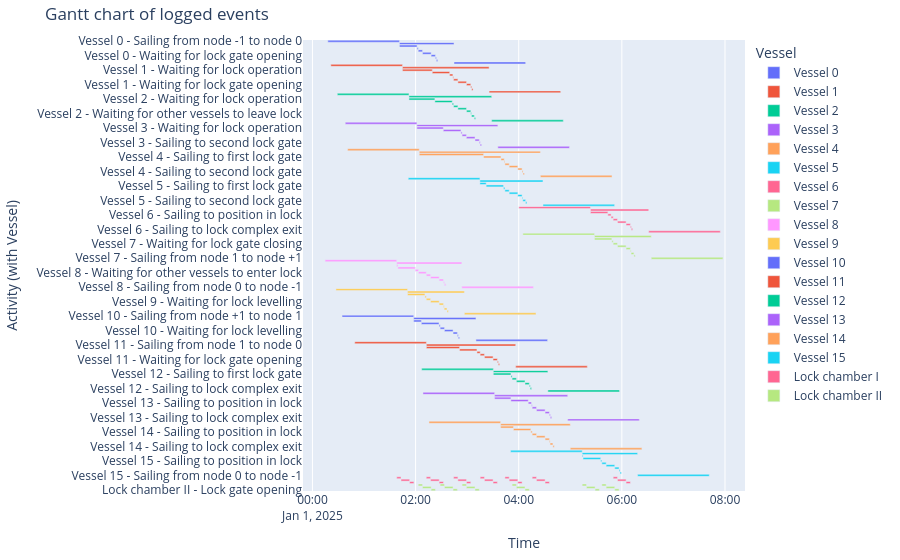

The notebook cell this image was saved under:
### Markdown cell above
##### Gantt chart of event table
We can create a gantt chart of all the objects:

### Code cell
df_eventtable = logbook2eventtable([*vessels, lock_chamber_I, lock_chamber_II])
fig = generate_vessel_gantt_chart(df_eventtable)

### Figure 1 — Plotly figure (JSON) as saved in the notebook; plotly's stock layout.template omitted (floating-point values rounded to 4 significant figures)
{"data": [{"base": ["2025-01-01T00:17:55.000000", "2025-01-01T01:41:15.000000", "2025-01-01T01:41:15.000000", "2025-01-01T02:01:46.000000", "2025-01-01T02:03:06.000000", "2025-01-01T02:08:06.000000", "2025-01-01T02:18:06.000000", "2025-01-01T02:23:06.000000", "2025-01-01T02:24:12.000000", "2025-01-01T02:44:43.000000"], "hovertemplate": "object name=Vessel 0<br>start time=%{base}<br>stop time=%{x}<br>activity label=%{y}<extra></extra>", "legendgroup": "Vessel 0", "marker": {"color": "#636efa", "pattern": {"shape": ""}}, "name": "Vessel 0", "orientation": "h", "showlegend": true, "textposition": "auto", "type": "bar", "x": [5000000, 3808000, 1231000, 80000, 300000, 600000, 300000, 66000, 92000, 5000000], "xaxis": "x", "y": ["Vessel 0 - Sailing from node -1 to node 0", "Vessel 0 - Sailing from node 0 to node 1", "Vessel 0 - Sailing to first lock gate", "Vessel 0 - Sailing to position in lock", "Vessel 0 - Waiting for lock gate closing", "Vessel 0 - Waiting for lock levelling", "Vessel 0 - Waiting for lock gate opening", "Vessel 0 - Sailing to second lock gate", "Vessel 0 - Sailing to lock complex exit", "Vessel 0 - Sailing from node 1 to node +1"], "yaxis": "y"}, {"base": ["2025-01-01T00:21:25.000000", "2025-01-01T01:44:45.000000", "2025-01-01T01:44:45.000000", "2025-01-01T02:19:27.000000", "2025-01-01T02:39:39.000000", "2025-01-01T02:43:25.000000", "2025-01-01T02:44:14.000000", "2025-01-01T02:49:14.000000", "2025-01-01T02:59:14.000000", "2025-01-01T03:04:14.000000", "2025-01-01T03:05:19.000000", "2025-01-01T03:25:32.000000"], "hovertemplate": "object name=Vessel 1<br>start time=%{base}<br>stop time=%{x}<br>activity label=%{y}<extra></extra>", "legendgroup": "Vessel 1", "marker": {"color": "#EF553B", "pattern": {"shape": ""}}, "name": "Vessel 1", "orientation": "h", "showlegend": true, "textposition": "auto", "type": "bar", "x": [5000000, 6047000, 2082000, 1212000, 226000, 49000, 300000, 600000, 300000, 65000, 93000, 5000000], "xaxis": "x", "y": ["Vessel 1 - Sailing from node -1 to node 0", "Vessel 1 - Sailing from node 0 to node 1", "Vessel 1 - Waiting for lock operation", "Vessel 1 - Sailing to first lock gate", "Vessel 1 - Sailing to position in lock", "Vessel 1 - Waiting for other vessels to enter lock", "Vessel 1 - Waiting for lock gate closing", "Vessel 1 - Waiting for lock levelling", "Vessel 1 - Waiting for lock gate opening", "Vessel 1 - Sailing to second lock gate", "Vessel 1 - Sailing to lock complex exit", "Vessel 1 - Sailing from node 1 to node +1"], "yaxis": "y"}, {"base": ["2025-01-01T00:28:58.000000", "2025-01-01T01:52:18.000000", "2025-01-01T01:52:18.000000", "2025-01-01T02:22:27.000000", "2025-01-01T02:42:39.000000", "2025-01-01T02:44:14.000000", "2025-01-01T02:49:14.000000", "2025-01-01T02:59:14.000000", "2025-01-01T03:04:14.000000", "2025-01-01T03:05:03.000000", "2025-01-01T03:08:19.000000", "2025-01-01T03:28:32.000000"], "hovertemplate": "object name=Vessel 2<br>start time=%{base}<br>stop time=%{x}<br>activity label=%{y}<extra></extra>", "legendgroup": "Vessel 2", "marker": {"color": "#00cc96", "pattern": {"shape": ""}}, "name": "Vessel 2", "orientation": "h", "showlegend": true, "textposition": "auto", "type": "bar", "x": [5000000, 5774000, 1809000, 1212000, 95000, 300000, 600000, 300000, 49000, 196000, 93000, 5000000], "xaxis": "x", "y": ["Vessel 2 - Sailing from node -1 to node 0", "Vessel 2 - Sailing from node 0 to node 1", "Vessel 2 - Waiting for lock operation", "Vessel 2 - Sailing to first lock gate", "Vessel 2 - Sailing to position in lock", "Vessel 2 - Waiting for lock gate closing", "Vessel 2 - Waiting for lock levelling", "Vessel 2 - Waiting for lock gate opening", "Vessel 2 - Waiting for other vessels to leave lock", "Vessel 2 - Sailing to second lock gate", "Vessel 2 - Sailing to lock complex exit", "Vessel 2 - Sailing from node 1 to node +1"], "yaxis": "y"}, {"base": ["2025-01-01T00:38:13.000000", "2025-01-01T02:01:33.000000", "2025-01-01T02:01:33.000000", "2025-01-01T02:32:16.000000", "2025-01-01T02:52:47.000000", "2025-01-01T02:54:08.000000", "2025-01-01T02:59:08.000000", "2025-01-01T03:09:08.000000", "2025-01-01T03:14:08.000000", "2025-01-01T03:15:13.000000", "2025-01-01T03:35:44.000000"], "hovertemplate": "object name=Vessel 3<br>start time=%{base}<br>stop time=%{x}<br>activity label=%{y}<extra></extra>", "legendgroup": "Vessel 3", "marker": {"color": "#ab63fa", "pattern": {"shape": ""}}, "name": "Vessel 3", "orientation": "h", "showlegend": true, "textposition": "auto", "type": "bar", "x": [5000000, 5651000, 1843000, 1231000, 81000, 300000, 600000, 300000, 65000, 93000, 5000000], "xaxis": "x", "y": ["Vessel 3 - Sailing from node -1 to node 0", "Vessel 3 - Sailing from node 0 to node 1", "Vessel 3 - Waiting for lock operation", "Vessel 3 - Sailing to first lock gate", "Vessel 3 - Sailing to position in lock", "Vessel 3 - Waiting for lock gate closing", "Vessel 3 - Waiting for lock levelling", "Vessel 3 - Waiting for lock gate opening", "Vessel 3 - Sailing to second lock gate", "Vessel 3 - Sailing to lock complex exit", "Vessel 3 - Sailing from node 1 to node +1"], "yaxis": "y"}, {"base": ["2025-01-01T00:40:58.000000", "2025-01-01T02:04:18.000000", "2025-01-01T02:04:18.000000", "2025-01-01T03:19:08.000000", "2025-01-01T03:39:21.000000", "2025-01-01T03:43:07.000000", "2025-01-01T03:43:56.000000", "2025-01-01T03:48:56.000000", "2025-01-01T03:58:56.000000", "2025-01-01T04:03:56.000000", "2025-01-01T04:05:01.000000", "2025-01-01T04:25:14.000000"], "hovertemplate": "object name=Vessel 4<br>start time=%{base}<br>stop time=%{x}<br>activity label=%{y}<extra></extra>", "legendgroup": "Vessel 4", "marker": {"color": "#FFA15A", "pattern": {"shape": ""}}, "name": "Vessel 4", "orientation": "h", "showlegend": true, "textposition": "auto", "type": "bar", "x": [5000000, 8456000, 4490000, 1213000, 226000, 49000, 300000, 600000, 300000, 65000, 93000, 5000000], "xaxis": "x", "y": ["Vessel 4 - Sailing from node -1 to node 0", "Vessel 4 - Sailing from node 0 to node 1", "Vessel 4 - Waiting for lock operation", "Vessel 4 - Sailing to first lock gate", "Vessel 4 - Sailing to position in lock", "Vessel 4 - Waiting for other vessels to enter lock", "Vessel 4 - Waiting for lock gate closing", "Vessel 4 - Waiting for lock levelling", "Vessel 4 - Waiting for lock gate opening", "Vessel 4 - Sailing to second lock gate", "Vessel 4 - Sailing to lock complex exit", "Vessel 4 - Sailing from node 1 to node +1"], "yaxis": "y"}, {"base": ["2025-01-01T01:51:31.000000", "2025-01-01T03:14:51.000000", "2025-01-01T03:14:51.000000", "2025-01-01T03:22:08.000000", "2025-01-01T03:42:21.000000", "2025-01-01T03:43:56.000000", "2025-01-01T03:48:56.000000", "2025-01-01T03:58:56.000000", "2025-01-01T04:03:56.000000", "2025-01-01T04:04:45.000000", "2025-01-01T04:08:01.000000", "2025-01-01T04:28:14.000000"], "hovertemplate": "object name=Vessel 5<br>start time=%{base}<br>stop time=%{x}<br>activity label=%{y}<extra></extra>", "legendgroup": "Vessel 5", "marker": {"color": "#19d3f3", "pattern": {"shape": ""}}, "name": "Vessel 5", "orientation": "h", "showlegend": true, "textposition": "auto", "type": "bar", "x": [5000000, 4403000, 437000, 1213000, 95000, 300000, 600000, 300000, 49000, 196000, 93000, 5000000], "xaxis": "x", "y": ["Vessel 5 - Sailing from node -1 to node 0", "Vessel 5 - Sailing from node 0 to node 1", "Vessel 5 - Waiting for lock operation", "Vessel 5 - Sailing to first lock gate", "Vessel 5 - Sailing to position in lock", "Vessel 5 - Waiting for lock gate closing", "Vessel 5 - Waiting for lock levelling", "Vessel 5 - Waiting for lock gate opening", "Vessel 5 - Waiting for other vessels to leave lock", "Vessel 5 - Sailing to second lock gate", "Vessel 5 - Sailing to lock complex exit", "Vessel 5 - Sailing from node 1 to node +1"], "yaxis": "y"}, {"base": ["2025-01-01T04:00:10.000000", "2025-01-01T05:23:30.000000", "2025-01-01T05:23:30.000000", "2025-01-01T05:43:43.000000", "2025-01-01T05:47:29.000000", "2025-01-01T05:49:56.000000", "2025-01-01T05:54:56.000000", "2025-01-01T06:04:56.000000", "2025-01-01T06:09:56.000000", "2025-01-01T06:11:01.000000", "2025-01-01T06:31:14.000000"], "hovertemplate": "object name=Vessel 6<br>start time=%{base}<br>stop time=%{x}<br>activity label=%{y}<extra></extra>", "legendgroup": "Vessel 6", "marker": {"color": "#FF6692", "pattern": {"shape": ""}}, "name": "Vessel 6", "orientation": "h", "showlegend": true, "textposition": "auto", "type": "bar", "x": [5000000, 4064000, 1213000, 226000, 147000, 300000, 600000, 300000, 65000, 93000, 5000000], "xaxis": "x", "y": ["Vessel 6 - Sailing from node -1 to node 0", "Vessel 6 - Sailing from node 0 to node 1", "Vessel 6 - Sailing to first lock gate", "Vessel 6 - Sailing to position in lock", "Vessel 6 - Waiting for other vessels to enter lock", "Vessel 6 - Waiting for lock gate closing", "Vessel 6 - Waiting for lock levelling", "Vessel 6 - Waiting for lock gate opening", "Vessel 6 - Sailing to second lock gate", "Vessel 6 - Sailing to lock complex exit", "Vessel 6 - Sailing from node 1 to node +1"], "yaxis": "y"}, {"base": ["2025-01-01T04:04:49.000000", "2025-01-01T05:28:09.000000", "2025-01-01T05:28:09.000000", "2025-01-01T05:48:21.000000", "2025-01-01T05:49:56.000000", "2025-01-01T05:54:56.000000", "2025-01-01T06:04:56.000000", "2025-01-01T06:09:56.000000", "2025-01-01T06:10:45.000000", "2025-01-01T06:14:01.000000", "2025-01-01T06:34:14.000000"], "hovertemplate": "object name=Vessel 7<br>start time=%{base}<br>stop time=%{x}<br>activity label=%{y}<extra></extra>", "legendgroup": "Vessel 7", "marker": {"color": "#B6E880", "pattern": {"shape": ""}}, "name": "Vessel 7", "orientation": "h", "showlegend": true, "textposition": "auto", "type": "bar", "x": [5000000, 3965000, 1212000, 95000, 300000, 600000, 300000, 49000, 196000, 93000, 5000000], "xaxis": "x", "y": ["Vessel 7 - Sailing from node -1 to node 0", "Vessel 7 - Sailing from node 0 to node 1", "Vessel 7 - Sailing to first lock gate", "Vessel 7 - Sailing to position in lock", "Vessel 7 - Waiting for lock gate closing", "Vessel 7 - Waiting for lock levelling", "Vessel 7 - Waiting for lock gate opening", "Vessel 7 - Waiting for other vessels to leave lock", "Vessel 7 - Sailing to second lock gate", "Vessel 7 - Sailing to lock complex exit", "Vessel 7 - Sailing from node 1 to node +1"], "yaxis": "y"}, {"base": ["2025-01-01T00:14:44.000000", "2025-01-01T01:38:04.000000", "2025-01-01T01:38:04.000000", "2025-01-01T01:39:24.000000", "2025-01-01T01:59:37.000000", "2025-01-01T02:03:23.000000", "2025-01-01T02:12:28.000000", "2025-01-01T02:17:28.000000", "2025-01-01T02:27:28.000000", "2025-01-01T02:32:28.000000", "2025-01-01T02:33:34.000000", "2025-01-01T02:53:47.000000"], "hovertemplate": "object name=Vessel 8<br>start time=%{base}<br>stop time=%{x}<br>activity label=%{y}<extra></extra>", "legendgroup": "Vessel 8", "marker": {"color": "#FF97FF", "pattern": {"shape": ""}}, "name": "Vessel 8", "orientation": "h", "showlegend": true, "textposition": "auto", "type": "bar", "x": [5000000, 4543000, 80000, 1213000, 226000, 545000, 300000, 600000, 300000, 66000, 93000, 5000000], "xaxis": "x", "y": ["Vessel 8 - Sailing from node +1 to node 1", "Vessel 8 - Sailing from node 1 to node 0", "Vessel 8 - Waiting for lock operation", "Vessel 8 - Sailing to first lock gate", "Vessel 8 - Sailing to position in lock", "Vessel 8 - Waiting for other vessels to enter lock", "Vessel 8 - Waiting for lock gate closing", "Vessel 8 - Waiting for lock levelling", "Vessel 8 - Waiting for lock gate opening", "Vessel 8 - Sailing to second lock gate", "Vessel 8 - Sailing to lock complex exit", "Vessel 8 - Sailing from node 0 to node -1"], "yaxis": "y"}, {"base": ["2025-01-01T00:27:21.000000", "2025-01-01T01:50:41.000000", "2025-01-01T01:50:41.000000", "2025-01-01T02:10:54.000000", "2025-01-01T02:12:28.000000", "2025-01-01T02:17:28.000000", "2025-01-01T02:27:28.000000", "2025-01-01T02:32:28.000000", "2025-01-01T02:33:17.000000", "2025-01-01T02:36:34.000000", "2025-01-01T02:56:47.000000"], "hovertemplate": "object name=Vessel 9<br>start time=%{base}<br>stop time=%{x}<br>activity label=%{y}<extra></extra>", "legendgroup": "Vessel 9", "marker": {"color": "#FECB52", "pattern": {"shape": ""}}, "name": "Vessel 9", "orientation": "h", "showlegend": true, "textposition": "auto", "type": "bar", "x": [5000000, 3966000, 1213000, 94000, 300000, 600000, 300000, 49000, 197000, 93000, 5000000], "xaxis": "x", "y": ["Vessel 9 - Sailing from node +1 to node 1", "Vessel 9 - Sailing from node 1 to node 0", "Vessel 9 - Sailing to first lock gate", "Vessel 9 - Sailing to position in lock", "Vessel 9 - Waiting for lock gate closing", "Vessel 9 - Waiting for lock levelling", "Vessel 9 - Waiting for lock gate opening", "Vessel 9 - Waiting for other vessels to leave lock", "Vessel 9 - Sailing to second lock gate", "Vessel 9 - Sailing to lock complex exit", "Vessel 9 - Sailing from node 0 to node -1"], "yaxis": "y"}, {"base": ["2025-01-01T00:34:27.000000", "2025-01-01T01:57:47.000000", "2025-01-01T01:57:47.000000", "2025-01-01T02:06:45.000000", "2025-01-01T02:27:17.000000", "2025-01-01T02:28:37.000000", "2025-01-01T02:33:37.000000", "2025-01-01T02:43:37.000000", "2025-01-01T02:48:37.000000", "2025-01-01T02:49:42.000000", "2025-01-01T03:10:14.000000"], "hovertemplate": "object name=Vessel 10<br>start time=%{base}<br>stop time=%{x}<br>activity label=%{y}<extra></extra>", "legendgroup": "Vessel 10", "marker": {"color": "#636efa", "pattern": {"shape": ""}}, "name": "Vessel 10", "orientation": "h", "showlegend": true, "textposition": "auto", "type": "bar", "x": [5000000, 4347000, 538000, 1232000, 80000, 300000, 600000, 300000, 65000, 93000, 5000000], "xaxis": "x", "y": ["Vessel 10 - Sailing from node +1 to node 1", "Vessel 10 - Sailing from node 1 to node 0", "Vessel 10 - Waiting for lock operation", "Vessel 10 - Sailing to first lock gate", "Vessel 10 - Sailing to position in lock", "Vessel 10 - Waiting for lock gate closing", "Vessel 10 - Waiting for lock levelling", "Vessel 10 - Waiting for lock gate opening", "Vessel 10 - Sailing to second lock gate", "Vessel 10 - Sailing to lock complex exit", "Vessel 10 - Sailing from node 0 to node -1"], "yaxis": "y"}, {"base": ["2025-01-01T00:49:15.000000", "2025-01-01T02:12:35.000000", "2025-01-01T02:12:35.000000", "2025-01-01T02:51:12.000000", "2025-01-01T03:11:24.000000", "2025-01-01T03:15:10.000000", "2025-01-01T03:20:10.000000", "2025-01-01T03:30:10.000000", "2025-01-01T03:35:10.000000", "2025-01-01T03:36:16.000000", "2025-01-01T03:56:28.000000"], "hovertemplate": "object name=Vessel 11<br>start time=%{base}<br>stop time=%{x}<br>activity label=%{y}<extra></extra>", "legendgroup": "Vessel 11", "marker": {"color": "#EF553B", "pattern": {"shape": ""}}, "name": "Vessel 11", "orientation": "h", "showlegend": true, "textposition": "auto", "type": "bar", "x": [5000000, 6233000, 2317000, 1212000, 226000, 300000, 600000, 300000, 66000, 92000, 5000000], "xaxis": "x", "y": ["Vessel 11 - Sailing from node +1 to node 1", "Vessel 11 - Sailing from node 1 to node 0", "Vessel 11 - Waiting for lock operation", "Vessel 11 - Sailing to first lock gate", "Vessel 11 - Sailing to position in lock", "Vessel 11 - Waiting for lock gate closing", "Vessel 11 - Waiting for lock levelling", "Vessel 11 - Waiting for lock gate opening", "Vessel 11 - Sailing to second lock gate", "Vessel 11 - Sailing to lock complex exit", "Vessel 11 - Sailing from node 0 to node -1"], "yaxis": "y"}, {"base": ["2025-01-01T02:07:07.000000", "2025-01-01T03:30:27.000000", "2025-01-01T03:30:27.000000", "2025-01-01T03:50:59.000000", "2025-01-01T03:52:19.000000", "2025-01-01T03:57:19.000000", "2025-01-01T04:07:19.000000", "2025-01-01T04:12:19.000000", "2025-01-01T04:13:24.000000", "2025-01-01T04:33:56.000000"], "hovertemplate": "object name=Vessel 12<br>start time=%{base}<br>stop time=%{x}<br>activity label=%{y}<extra></extra>", "legendgroup": "Vessel 12", "marker": {"color": "#00cc96", "pattern": {"shape": ""}}, "name": "Vessel 12", "orientation": "h", "showlegend": true, "textposition": "auto", "type": "bar", "x": [5000000, 3809000, 1232000, 80000, 300000, 600000, 300000, 65000, 93000, 5000000], "xaxis": "x", "y": ["Vessel 12 - Sailing from node +1 to node 1", "Vessel 12 - Sailing from node 1 to node 0", "Vessel 12 - Sailing to first lock gate", "Vessel 12 - Sailing to position in lock", "Vessel 12 - Waiting for lock gate closing", "Vessel 12 - Waiting for lock levelling", "Vessel 12 - Waiting for lock gate opening", "Vessel 12 - Sailing to second lock gate", "Vessel 12 - Sailing to lock complex exit", "Vessel 12 - Sailing from node 0 to node -1"], "yaxis": "y"}, {"base": ["2025-01-01T02:08:36.000000", "2025-01-01T03:31:56.000000", "2025-01-01T03:31:56.000000", "2025-01-01T03:50:54.000000", "2025-01-01T04:11:06.000000", "2025-01-01T04:14:52.000000", "2025-01-01T04:15:41.000000", "2025-01-01T04:20:41.000000", "2025-01-01T04:30:41.000000", "2025-01-01T04:35:41.000000", "2025-01-01T04:36:47.000000", "2025-01-01T04:56:59.000000"], "hovertemplate": "object name=Vessel 13<br>start time=%{base}<br>stop time=%{x}<br>activity label=%{y}<extra></extra>", "legendgroup": "Vessel 13", "marker": {"color": "#ab63fa", "pattern": {"shape": ""}}, "name": "Vessel 13", "orientation": "h", "showlegend": true, "textposition": "auto", "type": "bar", "x": [5000000, 5103000, 1138000, 1212000, 226000, 49000, 300000, 600000, 300000, 66000, 92000, 5000000], "xaxis": "x", "y": ["Vessel 13 - Sailing from node +1 to node 1", "Vessel 13 - Sailing from node 1 to node 0", "Vessel 13 - Waiting for lock operation", "Vessel 13 - Sailing to first lock gate", "Vessel 13 - Sailing to position in lock", "Vessel 13 - Waiting for other vessels to enter lock", "Vessel 13 - Waiting for lock gate closing", "Vessel 13 - Waiting for lock levelling", "Vessel 13 - Waiting for lock gate opening", "Vessel 13 - Sailing to second lock gate", "Vessel 13 - Sailing to lock complex exit", "Vessel 13 - Sailing from node 0 to node -1"], "yaxis": "y"}, {"base": ["2025-01-01T02:15:36.000000", "2025-01-01T03:38:56.000000", "2025-01-01T03:38:56.000000", "2025-01-01T03:53:54.000000", "2025-01-01T04:14:06.000000", "2025-01-01T04:15:41.000000", "2025-01-01T04:20:41.000000", "2025-01-01T04:30:41.000000", "2025-01-01T04:35:41.000000", "2025-01-01T04:36:30.000000", "2025-01-01T04:39:47.000000", "2025-01-01T04:59:59.000000"], "hovertemplate": "object name=Vessel 14<br>start time=%{base}<br>stop time=%{x}<br>activity label=%{y}<extra></extra>", "legendgroup": "Vessel 14", "marker": {"color": "#FFA15A", "pattern": {"shape": ""}}, "name": "Vessel 14", "orientation": "h", "showlegend": true, "textposition": "auto", "type": "bar", "x": [5000000, 4863000, 898000, 1212000, 95000, 300000, 600000, 300000, 49000, 197000, 92000, 5000000], "xaxis": "x", "y": ["Vessel 14 - Sailing from node +1 to node 1", "Vessel 14 - Sailing from node 1 to node 0", "Vessel 14 - Waiting for lock operation", "Vessel 14 - Sailing to first lock gate", "Vessel 14 - Sailing to position in lock", "Vessel 14 - Waiting for lock gate closing", "Vessel 14 - Waiting for lock levelling", "Vessel 14 - Waiting for lock gate opening", "Vessel 14 - Waiting for other vessels to leave lock", "Vessel 14 - Sailing to second lock gate", "Vessel 14 - Sailing to lock complex exit", "Vessel 14 - Sailing from node 0 to node -1"], "yaxis": "y"}, {"base": ["2025-01-01T03:50:31.000000", "2025-01-01T05:13:51.000000", "2025-01-01T05:13:51.000000", "2025-01-01T05:14:52.000000", "2025-01-01T05:35:24.000000", "2025-01-01T05:36:44.000000", "2025-01-01T05:41:44.000000", "2025-01-01T05:51:44.000000", "2025-01-01T05:56:44.000000", "2025-01-01T05:57:49.000000", "2025-01-01T06:18:21.000000"], "hovertemplate": "object name=Vessel 15<br>start time=%{base}<br>stop time=%{x}<br>activity label=%{y}<extra></extra>", "legendgroup": "Vessel 15", "marker": {"color": "#19d3f3", "pattern": {"shape": ""}}, "name": "Vessel 15", "orientation": "h", "showlegend": true, "textposition": "auto", "type": "bar", "x": [5000000, 3870000, 61000, 1232000, 80000, 300000, 600000, 300000, 65000, 93000, 5000000], "xaxis": "x", "y": ["Vessel 15 - Sailing from node +1 to node 1", "Vessel 15 - Sailing from node 1 to node 0", "Vessel 15 - Waiting for lock operation", "Vessel 15 - Sailing to first lock gate", "Vessel 15 - Sailing to position in lock", "Vessel 15 - Waiting for lock gate closing", "Vessel 15 - Waiting for lock levelling", "Vessel 15 - Waiting for lock gate opening", "Vessel 15 - Sailing to second lock gate", "Vessel 15 - Sailing to lock complex exit", "Vessel 15 - Sailing from node 0 to node -1"], "yaxis": "y"}, {"base": ["2025-01-01T01:38:04.000000", "2025-01-01T01:43:04.000000", "2025-01-01T01:53:04.000000", "2025-01-01T02:12:28.000000", "2025-01-01T02:17:28.000000", "2025-01-01T02:27:28.000000", "2025-01-01T02:44:14.000000", "2025-01-01T02:49:14.000000", "2025-01-01T02:59:14.000000", "2025-01-01T03:15:10.000000", "2025-01-01T03:20:10.000000", "2025-01-01T03:30:10.000000", "2025-01-01T03:43:56.000000", "2025-01-01T03:48:56.000000", "2025-01-01T03:58:56.000000", "2025-01-01T04:15:41.000000", "2025-01-01T04:20:41.000000", "2025-01-01T04:30:41.000000", "2025-01-01T05:49:56.000000", "2025-01-01T05:54:56.000000", "2025-01-01T06:04:56.000000"], "hovertemplate": "object name=Lock chamber I<br>start time=%{base}<br>stop time=%{x}<br>activity label=%{y}<extra></extra>", "legendgroup": "Lock chamber I", "marker": {"color": "#FF6692", "pattern": {"shape": ""}}, "name": "Lock chamber I", "orientation": "h", "showlegend": true, "textposition": "auto", "type": "bar", "x": [300000, 600000, 300000, 300000, 600000, 300000, 300000, 600000, 300000, 300000, 600000, 300000, 300000, 600000, 300000, 300000, 600000, 300000, 300000, 600000, 300000], "xaxis": "x", "y": ["Lock chamber I - Lock gate closing", "Lock chamber I - Lock levelling", "Lock chamber I - Lock gate opening", "Lock chamber I - Lock gate closing", "Lock chamber I - Lock levelling", "Lock chamber I - Lock gate opening", "Lock chamber I - Lock gate closing", "Lock chamber I - Lock levelling", "Lock chamber I - Lock gate opening", "Lock chamber I - Lock gate closing", "Lock chamber I - Lock levelling", "Lock chamber I - Lock gate opening", "Lock chamber I - Lock gate closing", "Lock chamber I - Lock levelling", "Lock chamber I - Lock gate opening", "Lock chamber I - Lock gate closing", "Lock chamber I - Lock levelling", "Lock chamber I - Lock gate opening", "Lock chamber I - Lock gate closing", "Lock chamber I - Lock levelling", "Lock chamber I - Lock gate opening"], "yaxis": "y"}, {"base": ["2025-01-01T02:03:06.000000", "2025-01-01T02:08:06.000000", "2025-01-01T02:18:06.000000", "2025-01-01T02:28:37.000000", "2025-01-01T02:33:37.000000", "2025-01-01T02:43:37.000000", "2025-01-01T02:54:08.000000", "2025-01-01T02:59:08.000000", "2025-01-01T03:09:08.000000", "2025-01-01T03:52:19.000000", "2025-01-01T03:57:19.000000", "2025-01-01T04:07:19.000000", "2025-01-01T05:13:51.000000", "2025-01-01T05:18:51.000000", "2025-01-01T05:28:51.000000", "2025-01-01T05:36:44.000000", "2025-01-01T05:41:44.000000", "2025-01-01T05:51:44.000000"], "hovertemplate": "object name=Lock chamber II<br>start time=%{base}<br>stop time=%{x}<br>activity label=%{y}<extra></extra>", "legendgroup": "Lock chamber II", "marker": {"color": "#B6E880", "pattern": {"shape": ""}}, "name": "Lock chamber II", "orientation": "h", "showlegend": true, "textposition": "auto", "type": "bar", "x": [300000, 600000, 300000, 300000, 600000, 300000, 300000, 600000, 300000, 300000, 600000, 300000, 300000, 600000, 300000, 300000, 600000, 300000], "xaxis": "x", "y": ["Lock chamber II - Lock gate closing", "Lock chamber II - Lock levelling", "Lock chamber II - Lock gate opening", "Lock chamber II - Lock gate closing", "Lock chamber II - Lock levelling", "Lock chamber II - Lock gate opening", "Lock chamber II - Lock gate closing", "Lock chamber II - Lock levelling", "Lock chamber II - Lock gate opening", "Lock chamber II - Lock gate closing", "Lock chamber II - Lock levelling", "Lock chamber II - Lock gate opening", "Lock chamber II - Lock gate closing", "Lock chamber II - Lock levelling", "Lock chamber II - Lock gate opening", "Lock chamber II - Lock gate closing", "Lock chamber II - Lock levelling", "Lock chamber II - Lock gate opening"], "yaxis": "y"}], "layout": {"barmode": "overlay", "legend": {"title": {"text": "Vessel"}, "tracegroupgap": 0}, "margin": {"b": 20, "l": 20, "r": 20, "t": 40}, "title": {"text": "Gantt chart of logged events"}, "xaxis": {"anchor": "y", "domain": [0, 1], "title": {"text": "Time"}, "type": "date"}, "yaxis": {"anchor": "x", "autorange": "reversed", "domain": [0, 1], "title": {"text": "Activity (with Vessel)"}}}}
